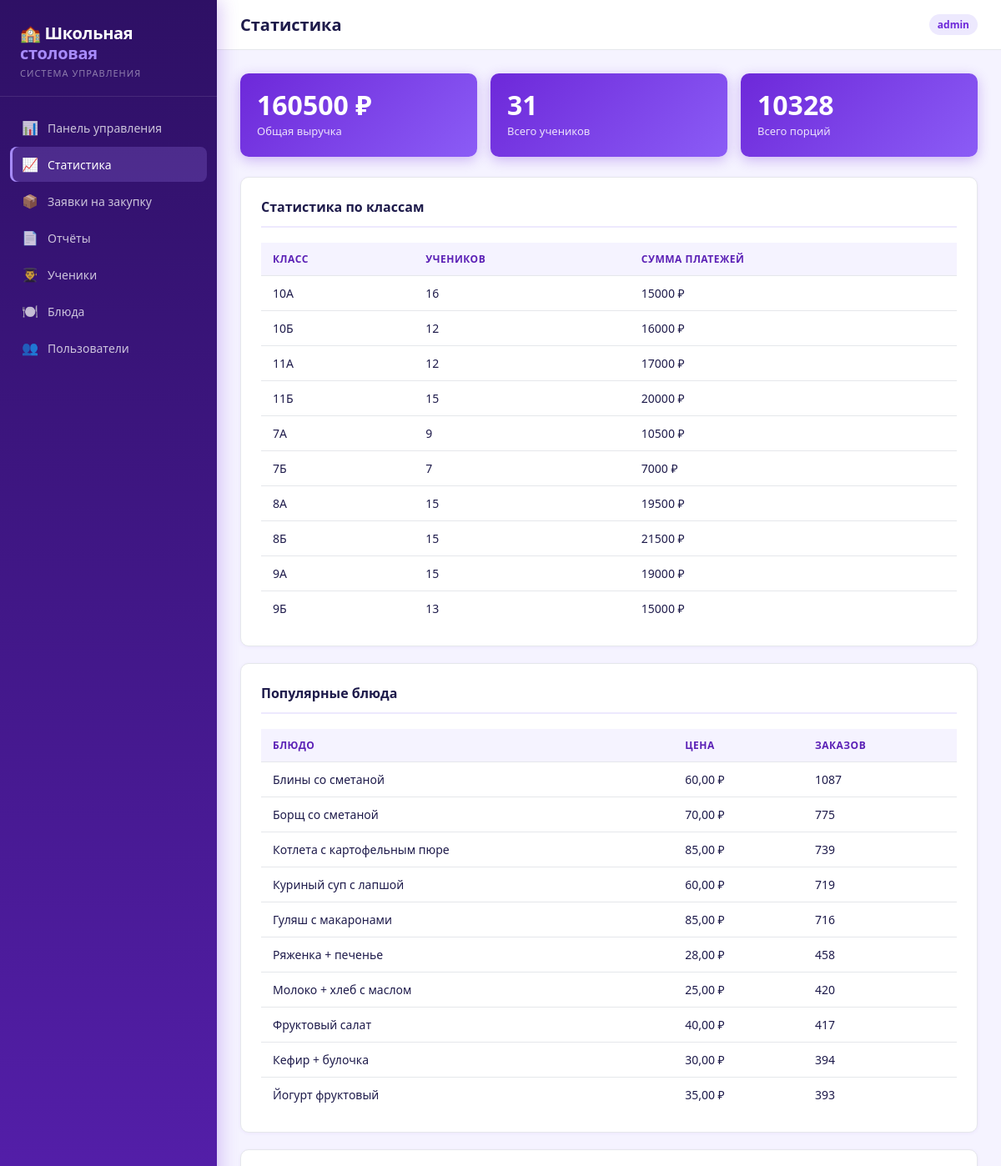
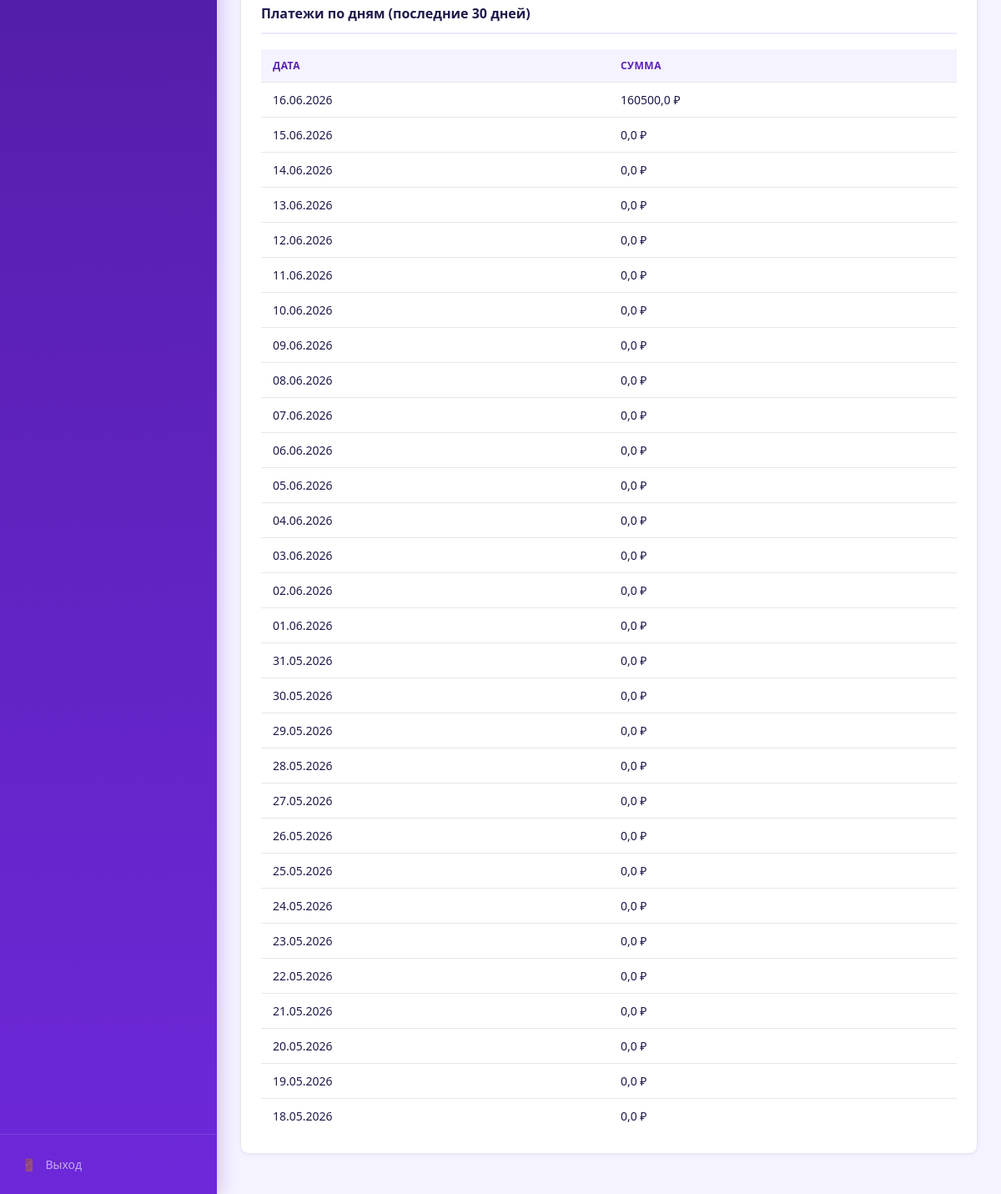
The page /statistics/ (signed in) on the database its author committed (2 pictures, top to bottom).
### canteen/models.py (models this page shows, shortened)
class Dish(models.Model):
    name = models.CharField('Название', max_length=200)
    meal_type = models.ForeignKey(MealType, on_delete=models.CASCADE, verbose_name='Тип питания')
    price = models.DecimalField('Цена', max_digits=8, decimal_places=2)
    description = models.TextField('Описание', blank=True)
    calories = models.IntegerField('Калории', blank=True, null=True)
    is_available = models.BooleanField('Доступно', default=True)
    created_at = models.DateTimeField('Дата создания', auto_now_add=True)
    class Meta:
        verbose_name = 'Блюдо'
        verbose_name_plural = 'Блюда'

### canteen/views.py (the view)
# urls.py: path('statistics/', views.admin_statistics, name='admin_statistics'),
@login_required
@user_passes_test(is_admin)
def admin_statistics(request):
    today = date.today()
    payments_by_day = []
    for i in range(30):
        day = today - timedelta(days=i)
        day_payments = Payment.objects.filter(created_at__date=day).aggregate(Sum('amount'))['amount__sum'] or 0
        payments_by_day.append({'date': day, 'amount': float(day_payments)})
    class_stats = StudentProfile.objects.values('class_name').annotate(
        count=Count('id'),
        total_payments=Sum('payment__amount')
    )
    popular_dishes = MealRecord.objects.filter(is_received=True).values('dish__name', 'dish__price').annotate(
        total_ordered=Count('id')
    ).order_by('-total_ordered')[:10]
    context = {
        'payments_by_day': payments_by_day,
        'total_revenue': Payment.objects.aggregate(Sum('amount'))['amount__sum'] or 0,
        'class_stats': class_stats,
        'total_students': StudentProfile.objects.count(),
        'total_meals': MealRecord.objects.filter(is_received=True).count(),
        'popular_dishes': popular_dishes,
    }
    return render(request, 'canteen/admin/statistics.html', context)

### canteen/views.py (called while the page is built)
def is_admin(user):
    return user.is_superuser or user.is_staff

### canteen/templates/canteen/admin/statistics.html
{% extends 'canteen/base.html' %}
{% block title %}Статистика{% endblock %}
{% block content %}
<div class="stats-grid">
    <div class="stat-card"><h3>{{ total_revenue }} ₽</h3><p>Общая выручка</p></div>
    <div class="stat-card"><h3>{{ total_students }}</h3><p>Всего учеников</p></div>
    <div class="stat-card"><h3>{{ total_meals }}</h3><p>Всего порций</p></div>
</div>
<div class="card">
    <h2>Статистика по классам</h2>
    <table>
        <thead><tr><th>Класс</th><th>Учеников</th><th>Сумма платежей</th></tr></thead>
        <tbody>
            {% for class in class_stats %}
            <tr><td>{{ class.class_name }}</td><td>{{ class.count }}</td><td>{{ class.total_payments|default:0 }} ₽</td></tr>
            {% empty %}
            <tr><td colspan="3">Нет данных</td></tr>
            {% endfor %}
        </tbody>
    </table>
</div>
<div class="card">
    <h2>Популярные блюда</h2>
    <table>
        <thead><tr><th>Блюдо</th><th>Цена</th><th>Заказов</th></tr></thead>
        <tbody>
            {% for dish in popular_dishes %}
            <tr><td>{{ dish.dish__name }}</td><td>{{ dish.dish__price }} ₽</td><td>{{ dish.total_ordered }}</td></tr>
            {% empty %}
            <tr><td colspan="3">Нет данных</td></tr>
            {% endfor %}
        </tbody>
    </table>
</div>
<div class="card">
    <h2>Платежи по дням (последние 30 дней)</h2>
    <table>
        <thead><tr><th>Дата</th><th>Сумма</th></tr></thead>
        <tbody>
            {% for item in payments_by_day %}
            <tr><td>{{ item.date|date:"d.m.Y" }}</td><td>{{ item.amount }} ₽</td></tr>
            {% endfor %}
        </tbody>
    </table>
</div>
{% endblock %}

### canteen/templates/canteen/base.html (shortened to what this page needs)
<!DOCTYPE html>
<html lang="ru">
<head>
</head>
<body>
    <aside class="sidebar">
        <div class="sidebar-brand">
            <div class="logo">🏫 Школьная<span> столовая</span></div>
            <div class="subtitle">Система управления</div>
        </div>
        <nav class="sidebar-nav">
            <a href="/dashboard/"  {% if request.path == '/dashboard/'         %}class="active"{% endif %}><span class="icon">📊</span>Панель управления</a>
            <a href="/statistics/" {% if request.path == '/statistics/'         %}class="active"{% endif %}><span class="icon">📈</span>Статистика</a>
            <a href="/purchase-requests/" {% if request.path == '/purchase-requests/' %}class="active"{% endif %}><span class="icon">📦</span>Заявки на закупку</a>
            <a href="/reports/"    {% if request.path == '/reports/'            %}class="active"{% endif %}><span class="icon">📄</span>Отчёты</a>
            <a href="/students/"   {% if request.path == '/students/'           %}class="active"{% endif %}><span class="icon">👨‍🎓</span>Ученики</a>
            <a href="/dishes/"     {% if request.path == '/dishes/'             %}class="active"{% endif %}><span class="icon">🍽️</span>Блюда</a>
            <a href="/users/"      {% if request.path == '/users/'              %}class="active"{% endif %}><span class="icon">👥</span>Пользователи</a>
        </nav>
        <div class="sidebar-footer">
            <a href="/logout/"><span class="icon">🚪</span>Выход</a>
        </div>
    </aside>
    <div class="main">
        <div class="topbar">
            <h1>{% block title %}Панель управления{% endblock %}</h1>
            {% if user.is_authenticated %}
            <span class="badge">{{ user.username }}</span>
            {% endif %}
        </div>
        <div class="page-content">
            {% block content %}{% endblock %}
        </div>
    </div>
</body>
</html>

### canteen/templates/canteen/base.html (style rules this page uses)
*, *::before, *::after { margin: 0; padding: 0; box-sizing: border-box; }
:root { --purple-950: #2e1065; --purple-900: #4a1d96; --purple-800: #5b21b6; --purple-700: #6d28d9; --purple-600: #7c3aed; --purple-500: #8b5cf6; --purple-400: #a78bfa; --purple-200: #ddd6fe; --purple-100: #ede9fe; --purple-50: #f5f3ff; --bg: #f5f3ff; --card-bg: #ffffff; --text: #1e1b4b; --text-muted: #6b7280; --border: #e5e7eb; --radius: 10px; --sidebar-w: 260px; }
body { font-family: 'Segoe UI', Arial, sans-serif; background: var(--bg); color: var(--text); min-height: 100vh; }
.sidebar { position: fixed; left: 0; top: 0; width: var(--sidebar-w); height: 100%; background: linear-gradient(180deg, var(--purple-950) 0%, var(--purple-800) 60%, var(--purple-700) 100%); display: flex; flex-direction: column; padding: 0; overflow: hidden; box-shadow: 4px 0 20px rgba(109,40,217,0.25); z-index: 100; }
.sidebar-brand { padding: 28px 24px 20px; border-bottom: 1px solid rgba(255,255,255,0.1); }
.sidebar-brand .logo { font-size: 20px; font-weight: 700; color: #fff; letter-spacing: -0.3px; line-height: 1.2; }
.sidebar-brand .logo span { color: var(--purple-400); }
.sidebar-brand .subtitle { font-size: 11px; color: rgba(255,255,255,0.45); margin-top: 4px; text-transform: uppercase; letter-spacing: 1px; }
.sidebar-nav { flex: 1; padding: 16px 12px; overflow-y: auto; }
.sidebar-nav a { display: flex; align-items: center; gap: 11px; color: rgba(255,255,255,0.75); text-decoration: none; padding: 10px 14px; border-radius: 8px; font-size: 14px; font-weight: 500; margin-bottom: 2px; transition: background .18s, color .18s; }
.sidebar-nav a.active { background: rgba(167,139,250,0.22); color: #fff; box-shadow: inset 3px 0 0 var(--purple-400); }
.sidebar-nav .icon { font-size: 16px; width: 20px; text-align: center; }
.sidebar-footer { padding: 16px 12px; border-top: 1px solid rgba(255,255,255,0.1); }
.sidebar-footer a { display: flex; align-items: center; gap: 11px; color: rgba(255,255,255,0.6); text-decoration: none; padding: 10px 14px; border-radius: 8px; font-size: 14px; font-weight: 500; transition: background .18s, color .18s; }
.main { margin-left: var(--sidebar-w); min-height: 100vh; display: flex; flex-direction: column; }
.topbar { background: var(--card-bg); border-bottom: 1px solid var(--border); padding: 16px 28px; display: flex; align-items: center; justify-content: space-between; position: sticky; top: 0; z-index: 10; }
.topbar h1 { font-size: 20px; font-weight: 700; color: var(--text); }
.topbar .badge { background: var(--purple-100); color: var(--purple-700); font-size: 12px; font-weight: 600; padding: 4px 10px; border-radius: 20px; }
.page-content { padding: 28px; flex: 1; }
.card { background: var(--card-bg); border: 1px solid var(--border); border-radius: var(--radius); padding: 24px; margin-bottom: 20px; box-shadow: 0 1px 4px rgba(109,40,217,0.06); }
.card h2 { font-size: 16px; font-weight: 700; color: var(--text); margin-bottom: 18px; padding-bottom: 12px; border-bottom: 2px solid var(--purple-100); }
.stats-grid { display: grid; grid-template-columns: repeat(auto-fit, minmax(180px, 1fr)); gap: 16px; margin-bottom: 24px; }
.stat-card { background: linear-gradient(135deg, var(--purple-700) 0%, var(--purple-500) 100%); color: white; padding: 22px 20px; border-radius: var(--radius); box-shadow: 0 4px 15px rgba(109,40,217,0.3); }
.stat-card h3 { font-size: 2rem; font-weight: 800; line-height: 1; }
.stat-card p { font-size: 13px; opacity: 0.85; margin-top: 6px; }
table { width: 100%; border-collapse: collapse; font-size: 14px; }
th, td { padding: 11px 14px; text-align: left; border-bottom: 1px solid var(--border); }
th { background: var(--purple-50); color: var(--purple-800); font-weight: 600; font-size: 12px; text-transform: uppercase; letter-spacing: 0.5px; }
tbody tr:last-child td { border-bottom: none; }

### rows shown on the page
Dish: dish__name "Блины со сметаной", dish__price "60,00", total_ordered "1087"
Dish: dish__name "Борщ со сметаной", dish__price "70,00", total_ordered "775"
Dish: dish__name "Котлета с картофельным пюре", dish__price "85,00", total_ordered "739"
Dish: dish__name "Куриный суп с лапшой", dish__price "60,00", total_ordered "719"
Dish: dish__name "Гуляш с макаронами", dish__price "85,00", total_ordered "716"
Dish: dish__name "Ряженка + печенье", dish__price "28,00", total_ordered "458"
Dish: dish__name "Молоко + хлеб с маслом", dish__price "25,00", total_ordered "420"
Dish: dish__name "Фруктовый салат", dish__price "40,00", total_ordered "417"
Dish: dish__name "Кефир + булочка", dish__price "30,00", total_ordered "394"
Dish: dish__name "Йогурт фруктовый", dish__price "35,00", total_ordered "393"

### other values the page prints
{{ user.username }} "admin"
{{ total_revenue }} "160500"
{{ total_students }} "31"
{{ total_meals }} "10328"
{{ class.class_name }} "10А" "10Б" "11А" "11Б" "7А" "7Б" "8А" "8Б" "9А" "9Б"
{{ class.count }} "16" "12" "12" "15" "9" "7" "15" "15" "15" "13"
{{ class.total_payments|default:0 }} "15000" "16000" "17000" "20000" "10500" "7000" "19500" "21500" "19000" "15000"
{{ item.date|date:"d.m.Y" }} "16.06.2026" "15.06.2026" "14.06.2026" "13.06.2026" "12.06.2026" "11.06.2026" "10.06.2026" "09.06.2026" "08.06.2026" "07.06.2026" "06.06.2026" "05.06.2026" "04.06.2026" "03.06.2026" "02.06.2026" "01.06.2026" "31.05.2026" "30.05.2026" "29.05.2026" "28.05.2026" "27.05.2026" "26.05.2026" "25.05.2026" "24.05.2026" "23.05.2026" "22.05.2026" "21.05.2026" "20.05.2026" "19.05.2026" "18.05.2026"
{{ item.amount }} "160500,0" "0,0" "0,0" "0,0" "0,0" "0,0" "0,0" "0,0" "0,0" "0,0" "0,0" "0,0" "0,0" "0,0" "0,0" "0,0" "0,0" "0,0" "0,0" "0,0" "0,0" "0,0" "0,0" "0,0" "0,0" "0,0" "0,0" "0,0" "0,0" "0,0"
